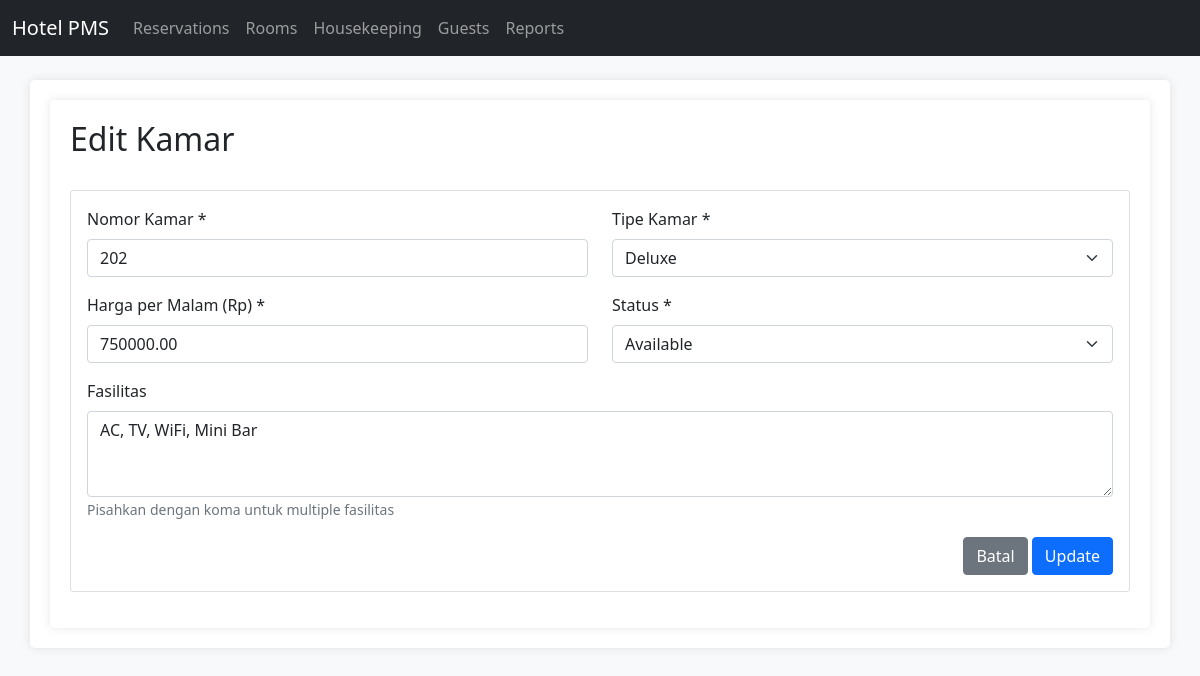
Page /room/edit/4 on the committed database.
### tables this page shows
CREATE TABLE `rooms` (
  `id` int(11) NOT NULL AUTO_INCREMENT,
  `number` varchar(10) NOT NULL,
  `type` varchar(50) NOT NULL,
  `price` decimal(10,2) NOT NULL,
  `status` enum('available','occupied','dirty') NOT NULL DEFAULT 'available',
  `facilities` text,
  `created_at` timestamp NOT NULL DEFAULT CURRENT_TIMESTAMP,
  `updated_at` timestamp NOT NULL DEFAULT CURRENT_TIMESTAMP ON UPDATE CURRENT_TIMESTAMP,
  PRIMARY KEY (`id`),
  UNIQUE KEY `number` (`number`)
);

### application/controllers/Room.php (called while the page is built, shortened)
<?php
class Room extends CI_Controller {
    public function __construct() {
        $this->load->model('RoomModel');
        $this->load->library('form_validation');
        $this->load->helper('form');
    }
    public function edit($id) {
        $data['room'] = $this->RoomModel->getById($id);
        $this->load->view('templates/header');
        $this->load->view('room/edit', $data);
        $this->load->view('templates/footer');
    }
}

### index.php (called while the page is built, shortened)
<?php
require_once BASEPATH.'core/CodeIgniter.php';

### application/models/RoomModel.php (called while the page is built, shortened)
<?php
class RoomModel extends CI_Model {
    protected $table = 'rooms';
    public function getById($id) {
        return $this->db->get_where($this->table, ['id' => $id])->row();
    }
}

### application/views/room/edit.php (the view, shortened to what this page needs)
<div class="container">
    <div class="row mb-4">
        <div class="col-md-12">
            <h2>Edit Kamar</h2>
        </div>
    </div>
    <div class="card">
        <div class="card-body">
            <form action="<?php echo base_url('room/update/'.$room->id); ?>" method="POST" id="roomForm">
                <div class="row">
                    <div class="col-md-6">
                        <div class="mb-3">
                            <label for="number" class="form-label">Nomor Kamar *</label>
                            <input type="text" class="form-control" id="number" name="number"
                                   value="<?php echo set_value('number', $room->number); ?>" required>
                        </div>
                    </div>
                    <div class="col-md-6">
                        <div class="mb-3">
                            <label for="type" class="form-label">Tipe Kamar *</label>
                            <select class="form-select" id="type" name="type" required>
                                <option value="Deluxe" <?php echo set_select('type', 'Deluxe', ($room->type == 'Deluxe')); ?>>Deluxe</option>
                            </select>
                        </div>
                    </div>
                </div>
                <div class="row">
                    <div class="col-md-6">
                        <div class="mb-3">
                            <label for="price" class="form-label">Harga per Malam (Rp) *</label>
                            <input type="number" class="form-control" id="price" name="price"
                                   value="<?php echo set_value('price', $room->price); ?>" required>
                        </div>
                    </div>
                    <div class="col-md-6">
                        <div class="mb-3">
                            <label for="status" class="form-label">Status *</label>
                            <select class="form-select" id="status" name="status" required>
                                <option value="available" <?php echo set_select('status', 'available', ($room->status == 'available')); ?>>Available</option>
                            </select>
                        </div>
                    </div>
                </div>
                <div class="mb-3">
                    <label for="facilities" class="form-label">Fasilitas</label>
                    <textarea class="form-control" id="facilities" name="facilities"
                              rows="3"><?php echo set_value('facilities', $room->facilities); ?></textarea>
                    <small class="text-muted">Pisahkan dengan koma untuk multiple fasilitas</small>
                </div>
                <div class="text-end">
                    <a href="<?php echo base_url('room'); ?>" class="btn btn-secondary">Batal</a>
                    <button type="submit" class="btn btn-primary">Update</button>
                </div>
            </form>
        </div>
    </div>
</div>

### assets/css/style.css (style rules this page uses)
body { background-color: #f8f9fa; }
.container { background-color: #fff; padding: 20px; border-radius: 5px; box-shadow: 0 0 10px rgba(0,0,0,0.1); }
.card { margin-bottom: 1rem; }

### rows in the picture
rooms: number "202", price "750000.00", facilities "AC, TV, WiFi, Mini Bar"
